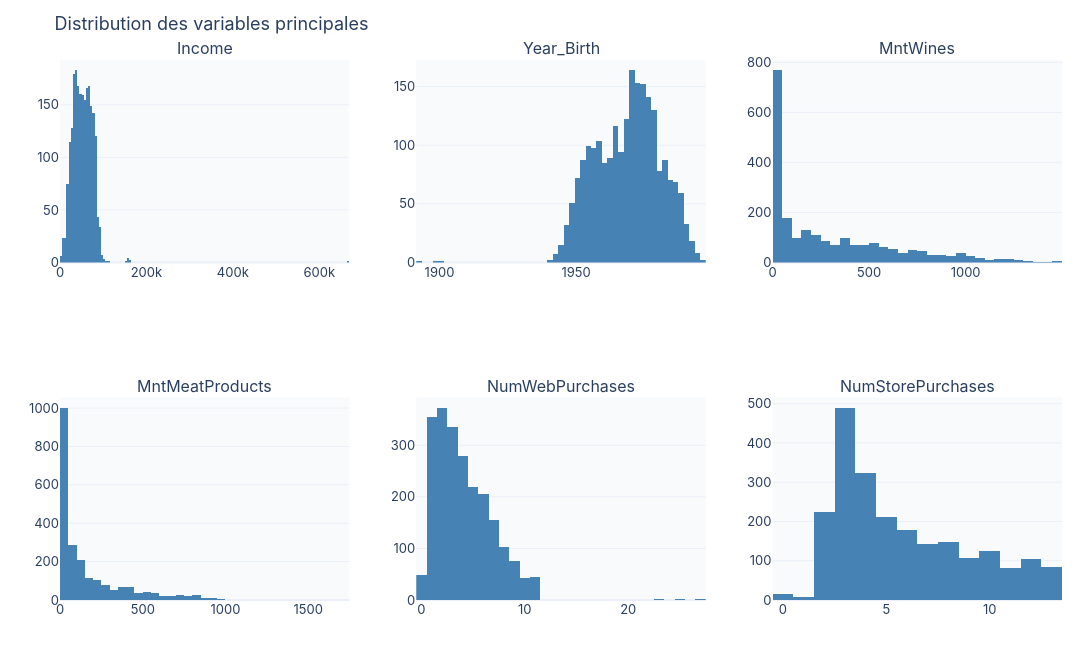
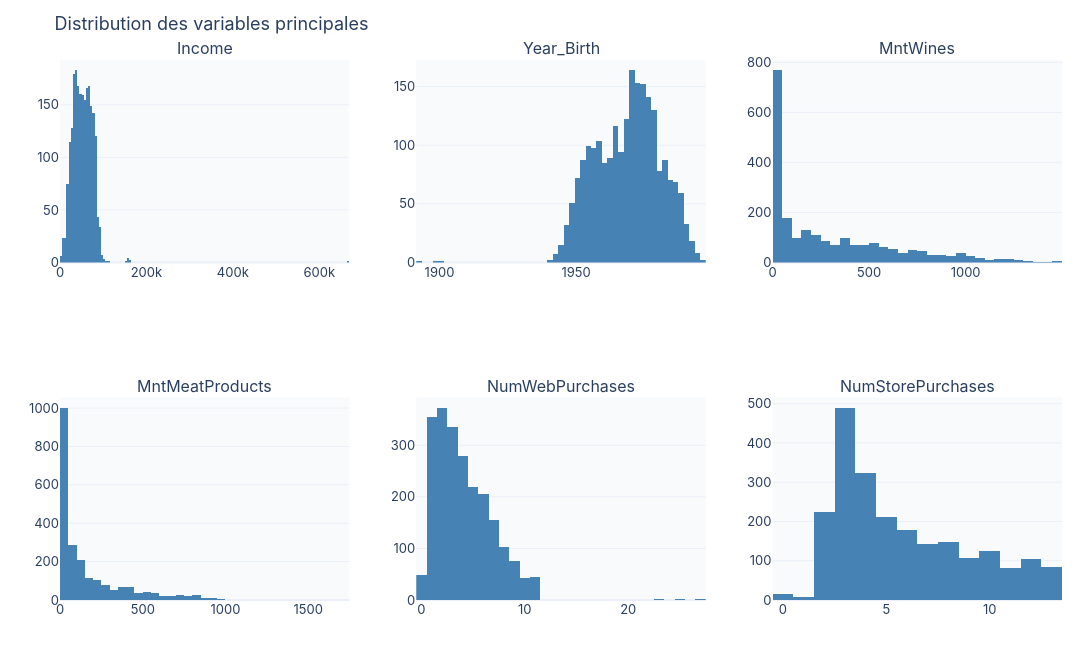

Source (notebook cell) for these figures, in order:
### Code cell
# Distribution des variables clés
key_vars = ['Income', 'Age' if 'Age' in df.columns else 'Year_Birth',
            'MntWines', 'MntMeatProducts', 'NumWebPurchases', 'NumStorePurchases']
key_vars = [v for v in key_vars if v in df.columns][:6]

fig = make_subplots(rows=2, cols=3, subplot_titles=key_vars)
for i, var in enumerate(key_vars):
    row, col = i // 3 + 1, i % 3 + 1
    fig.add_trace(go.Histogram(x=df[var], marker_color=COLORS['primary'], name=var, showlegend=False), row=row, col=col)

fig.update_layout(title_text='Distribution des variables principales', height=650, width=1100)
show_figure(fig, '../reports/figures/ex2_distributions.png', width=1100, height=650)

### Figure 1 — Plotly figure (JSON) as saved in the notebook; plotly's stock layout.template omitted (floating-point values rounded to 4 significant figures; data arrays with more than 128 entries replaced by an {"elided": "..."} marker saying what was removed)
{"data": [{"marker": {"color": "#4682B4"}, "name": "Income", "showlegend": false, "type": "histogram", "x": {"elided": "2240 float values"}, "xaxis": "x", "yaxis": "y"}, {"marker": {"color": "#4682B4"}, "name": "Year_Birth", "showlegend": false, "type": "histogram", "x": {"elided": "2240 int values"}, "xaxis": "x2", "yaxis": "y2"}, {"marker": {"color": "#4682B4"}, "name": "MntWines", "showlegend": false, "type": "histogram", "x": {"elided": "2240 int values"}, "xaxis": "x3", "yaxis": "y3"}, {"marker": {"color": "#4682B4"}, "name": "MntMeatProducts", "showlegend": false, "type": "histogram", "x": {"elided": "2240 int values"}, "xaxis": "x4", "yaxis": "y4"}, {"marker": {"color": "#4682B4"}, "name": "NumWebPurchases", "showlegend": false, "type": "histogram", "x": {"elided": "2240 int values"}, "xaxis": "x5", "yaxis": "y5"}, {"marker": {"color": "#4682B4"}, "name": "NumStorePurchases", "showlegend": false, "type": "histogram", "x": {"elided": "2240 int values"}, "xaxis": "x6", "yaxis": "y6"}], "layout": {"annotations": [{"font": {"size": 16}, "showarrow": false, "text": "Income", "x": 0.1444, "xanchor": "center", "xref": "paper", "y": 1, "yanchor": "bottom", "yref": "paper"}, {"font": {"size": 16}, "showarrow": false, "text": "Year_Birth", "x": 0.5, "xanchor": "center", "xref": "paper", "y": 1, "yanchor": "bottom", "yref": "paper"}, {"font": {"size": 16}, "showarrow": false, "text": "MntWines", "x": 0.8556, "xanchor": "center", "xref": "paper", "y": 1, "yanchor": "bottom", "yref": "paper"}, {"font": {"size": 16}, "showarrow": false, "text": "MntMeatProducts", "x": 0.1444, "xanchor": "center", "xref": "paper", "y": 0.375, "yanchor": "bottom", "yref": "paper"}, {"font": {"size": 16}, "showarrow": false, "text": "NumWebPurchases", "x": 0.5, "xanchor": "center", "xref": "paper", "y": 0.375, "yanchor": "bottom", "yref": "paper"}, {"font": {"size": 16}, "showarrow": false, "text": "NumStorePurchases", "x": 0.8556, "xanchor": "center", "xref": "paper", "y": 0.375, "yanchor": "bottom", "yref": "paper"}], "colorway": ["#4682B4", "#FF6347", "#FF7F50", "#708090"], "font": {"family": "-apple-system, BlinkMacSystemFont, Segoe UI, Roboto, sans-serif", "size": 13}, "height": 650, "legend": {"orientation": "h", "x": 1, "xanchor": "right", "y": 1.02, "yanchor": "bottom"}, "margin": {"b": 50, "l": 60, "r": 30, "t": 60}, "paper_bgcolor": "#FFFFFF", "plot_bgcolor": "#F8FAFC", "title": {"text": "Distribution des variables principales"}, "width": 1100, "xaxis": {"anchor": "y", "domain": [0, 0.2889]}, "xaxis2": {"anchor": "y2", "domain": [0.3556, 0.6444]}, "xaxis3": {"anchor": "y3", "domain": [0.7111, 1]}, "xaxis4": {"anchor": "y4", "domain": [0, 0.2889]}, "xaxis5": {"anchor": "y5", "domain": [0.3556, 0.6444]}, "xaxis6": {"anchor": "y6", "domain": [0.7111, 1]}, "yaxis": {"anchor": "x", "domain": [0.625, 1]}, "yaxis2": {"anchor": "x2", "domain": [0.625, 1]}, "yaxis3": {"anchor": "x3", "domain": [0.625, 1]}, "yaxis4": {"anchor": "x4", "domain": [0, 0.375]}, "yaxis5": {"anchor": "x5", "domain": [0, 0.375]}, "yaxis6": {"anchor": "x6", "domain": [0, 0.375]}}}

### Figure 2 — Plotly figure (JSON) as saved in the notebook; plotly's stock layout.template omitted (floating-point values rounded to 4 significant figures; data arrays with more than 128 entries replaced by an {"elided": "..."} marker saying what was removed)
{"data": [{"marker": {"color": "#4682B4"}, "name": "Income", "showlegend": false, "type": "histogram", "x": {"elided": "2240 float values"}, "xaxis": "x", "yaxis": "y"}, {"marker": {"color": "#4682B4"}, "name": "Year_Birth", "showlegend": false, "type": "histogram", "x": {"elided": "2240 int values"}, "xaxis": "x2", "yaxis": "y2"}, {"marker": {"color": "#4682B4"}, "name": "MntWines", "showlegend": false, "type": "histogram", "x": {"elided": "2240 int values"}, "xaxis": "x3", "yaxis": "y3"}, {"marker": {"color": "#4682B4"}, "name": "MntMeatProducts", "showlegend": false, "type": "histogram", "x": {"elided": "2240 int values"}, "xaxis": "x4", "yaxis": "y4"}, {"marker": {"color": "#4682B4"}, "name": "NumWebPurchases", "showlegend": false, "type": "histogram", "x": {"elided": "2240 int values"}, "xaxis": "x5", "yaxis": "y5"}, {"marker": {"color": "#4682B4"}, "name": "NumStorePurchases", "showlegend": false, "type": "histogram", "x": {"elided": "2240 int values"}, "xaxis": "x6", "yaxis": "y6"}], "layout": {"annotations": [{"font": {"size": 16}, "showarrow": false, "text": "Income", "x": 0.1444, "xanchor": "center", "xref": "paper", "y": 1, "yanchor": "bottom", "yref": "paper"}, {"font": {"size": 16}, "showarrow": false, "text": "Year_Birth", "x": 0.5, "xanchor": "center", "xref": "paper", "y": 1, "yanchor": "bottom", "yref": "paper"}, {"font": {"size": 16}, "showarrow": false, "text": "MntWines", "x": 0.8556, "xanchor": "center", "xref": "paper", "y": 1, "yanchor": "bottom", "yref": "paper"}, {"font": {"size": 16}, "showarrow": false, "text": "MntMeatProducts", "x": 0.1444, "xanchor": "center", "xref": "paper", "y": 0.375, "yanchor": "bottom", "yref": "paper"}, {"font": {"size": 16}, "showarrow": false, "text": "NumWebPurchases", "x": 0.5, "xanchor": "center", "xref": "paper", "y": 0.375, "yanchor": "bottom", "yref": "paper"}, {"font": {"size": 16}, "showarrow": false, "text": "NumStorePurchases", "x": 0.8556, "xanchor": "center", "xref": "paper", "y": 0.375, "yanchor": "bottom", "yref": "paper"}], "colorway": ["#4682B4", "#FF6347", "#FF7F50", "#708090"], "font": {"family": "-apple-system, BlinkMacSystemFont, Segoe UI, Roboto, sans-serif", "size": 13}, "height": 650, "legend": {"orientation": "h", "x": 1, "xanchor": "right", "y": 1.02, "yanchor": "bottom"}, "margin": {"b": 50, "l": 60, "r": 30, "t": 60}, "paper_bgcolor": "#FFFFFF", "plot_bgcolor": "#F8FAFC", "title": {"text": "Distribution des variables principales"}, "width": 1100, "xaxis": {"anchor": "y", "domain": [0, 0.2889]}, "xaxis2": {"anchor": "y2", "domain": [0.3556, 0.6444]}, "xaxis3": {"anchor": "y3", "domain": [0.7111, 1]}, "xaxis4": {"anchor": "y4", "domain": [0, 0.2889]}, "xaxis5": {"anchor": "y5", "domain": [0.3556, 0.6444]}, "xaxis6": {"anchor": "y6", "domain": [0.7111, 1]}, "yaxis": {"anchor": "x", "domain": [0.625, 1]}, "yaxis2": {"anchor": "x2", "domain": [0.625, 1]}, "yaxis3": {"anchor": "x3", "domain": [0.625, 1]}, "yaxis4": {"anchor": "x4", "domain": [0, 0.375]}, "yaxis5": {"anchor": "x5", "domain": [0, 0.375]}, "yaxis6": {"anchor": "x6", "domain": [0, 0.375]}}}
